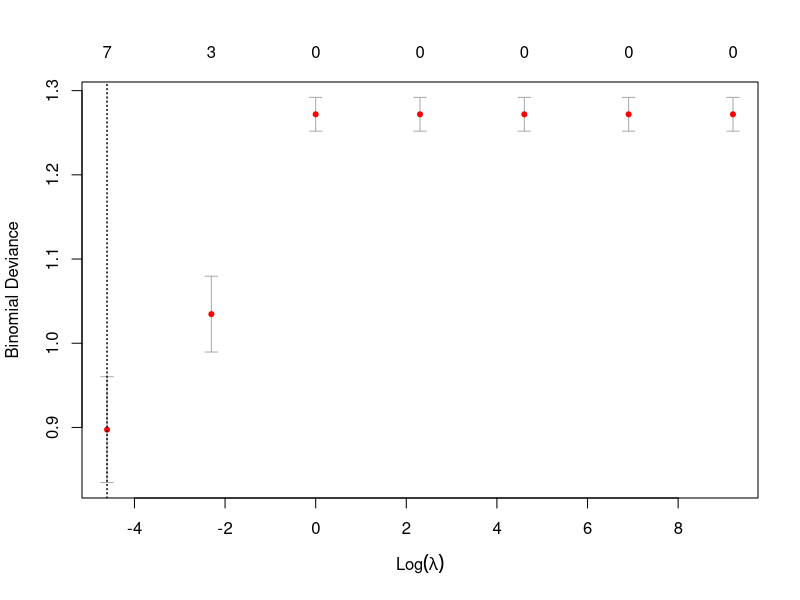

The R script that drew this image:
library(tidyverse)
library(caret)
library(glmnet)
library(glmnet)

# Load the data and remove NAs
data("PimaIndiansDiabetes2", package = "mlbench")
PimaIndiansDiabetes2 = na.omit(PimaIndiansDiabetes2)
# Inspect the data
sample_n(PimaIndiansDiabetes2, 3)
# Split the data into training and test set
set.seed(123)
training.samples =PimaIndiansDiabetes2$diabetes %>% createDataPartition(p = 0.8, list = FALSE)
train.data=PimaIndiansDiabetes2[training.samples, ]
test.data=PimaIndiansDiabetes2[-training.samples, ]

#The R function model.matrix() helps to create the matrix of predictors and also automatically converts categorical 
#predictors to appropriate dummy variables, which is required for the glmnet() function.
# Dumy code categorical predictor variables
x =model.matrix(diabetes~., train.data)[,-1]
View(x)

# Convert the outcome (class) to a numerical variable
y = ifelse(train.data$diabetes == "pos", 1, 0)

glmnet(x, y, family = "binomial", alpha = 1, lambda = NULL)

#x: matrix of predictor variables
#y: the response or outcome variable, which is a binary variable.
#family: the response type. Use "binomial" for a binary outcome variable
#alpha: the elasticnet mixing parameter. Allowed values include:
#  "1": for lasso regression
#  "0": for ridge regression
#   a value between 0 and 1 (say 0.3) for elastic net regression.
#lamba: a numeric value defining the amount of shrinkage. Should be specify by analyst.
#In penalized regression, you need to specify a constant lambda to adjust the amount of the coefficient shrinkage. 
#The best lambda for your data, can be defined as the lambda that minimize the cross-validation prediction error rate. 
#This can be determined automatically using the function cv.glmnet().

library(glmnet)
# Find the best lambda using cross-validation
set.seed(123) 
cv.lasso=cv.glmnet(x, y, alpha = 1, family = "binomial",nlambda=100)
cv.lasso=cv.glmnet(x, y, alpha = 1, family = "binomial",lambda=10^seq(4,-1-1))
plot(cv.lasso)
coef(cv.lasso,cv.lasso$lambda.min)

# Fit the final model on the training data
model=glmnet(x, y, alpha = 1, family = "binomial",lambda = cv.lasso$lambda.min)

# Display regression coefficients
coef(model)

# Make predictions on the test data
x.test = model.matrix(diabetes ~., test.data)[,-1]
probabilities=model %>% predict(newx = x.test)
predicted.classes = ifelse(probabilities > 0.5, "pos", "neg")

# Model accuracy
observed.classes = test.data$diabetes
table(observed.classes,predicted.classes)
(49+11)/nrow(test.data)

mean(predicted.classes == observed.classes)

######################################################################################################################

set.seed(123) 
cv=cv.glmnet(x, y, alpha = 0)

# Display the best lambda value
cv$lambda.min

# Fit the final model on the training data
model=glmnet(x, y, alpha = 0, family = "binomial",lambda = cv$lambda.min)
coef(model)

# Make predictions on the test data
x.test = model.matrix(diabetes ~., test.data)[,-1]
probabilities=model %>% predict(newx = x.test)
predicted.classes = ifelse(probabilities > 0.5, "pos", "neg")

# Model accuracy
observed.classes = test.data$diabetes
table(observed.classes,predicted.classes)


